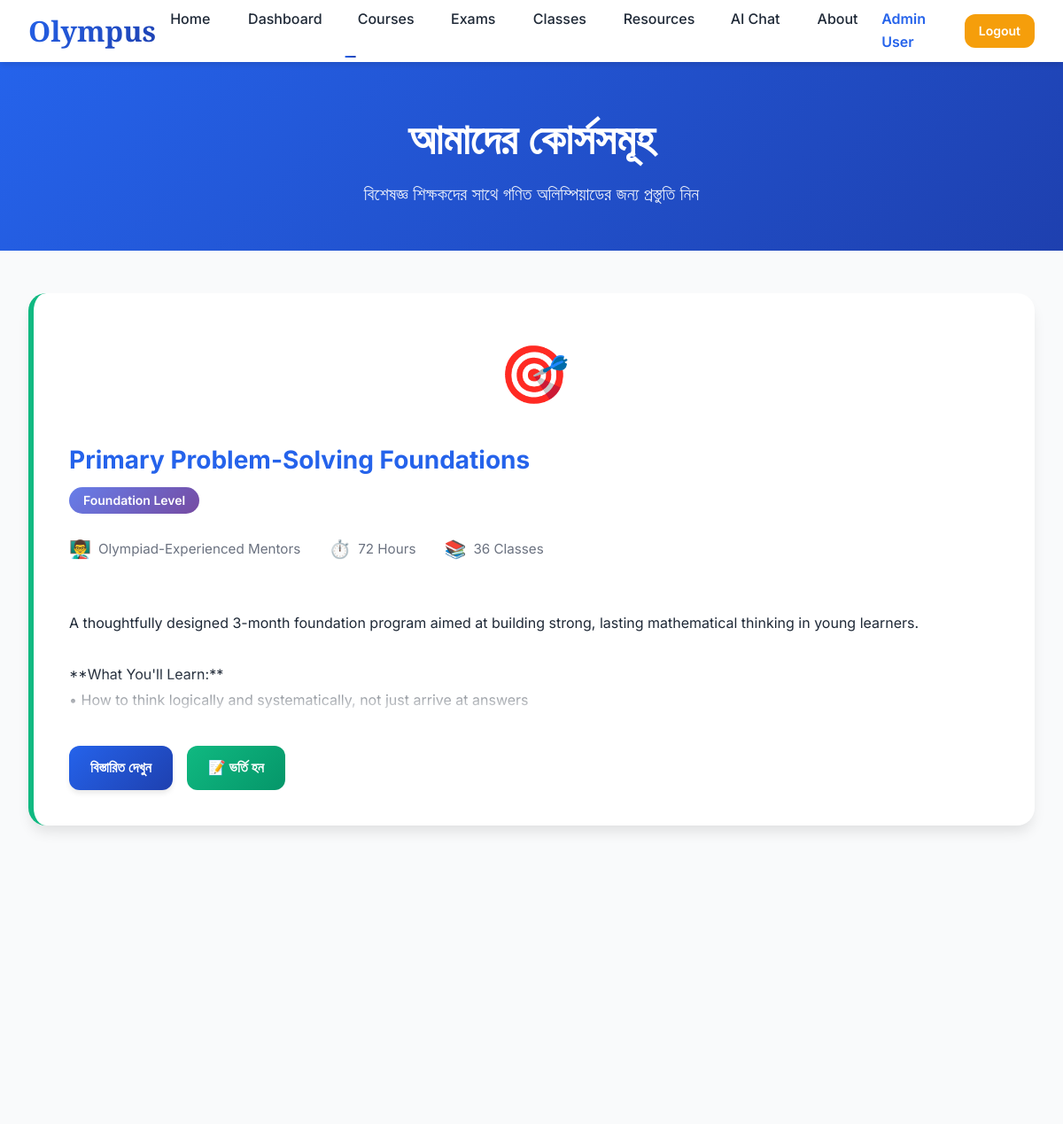
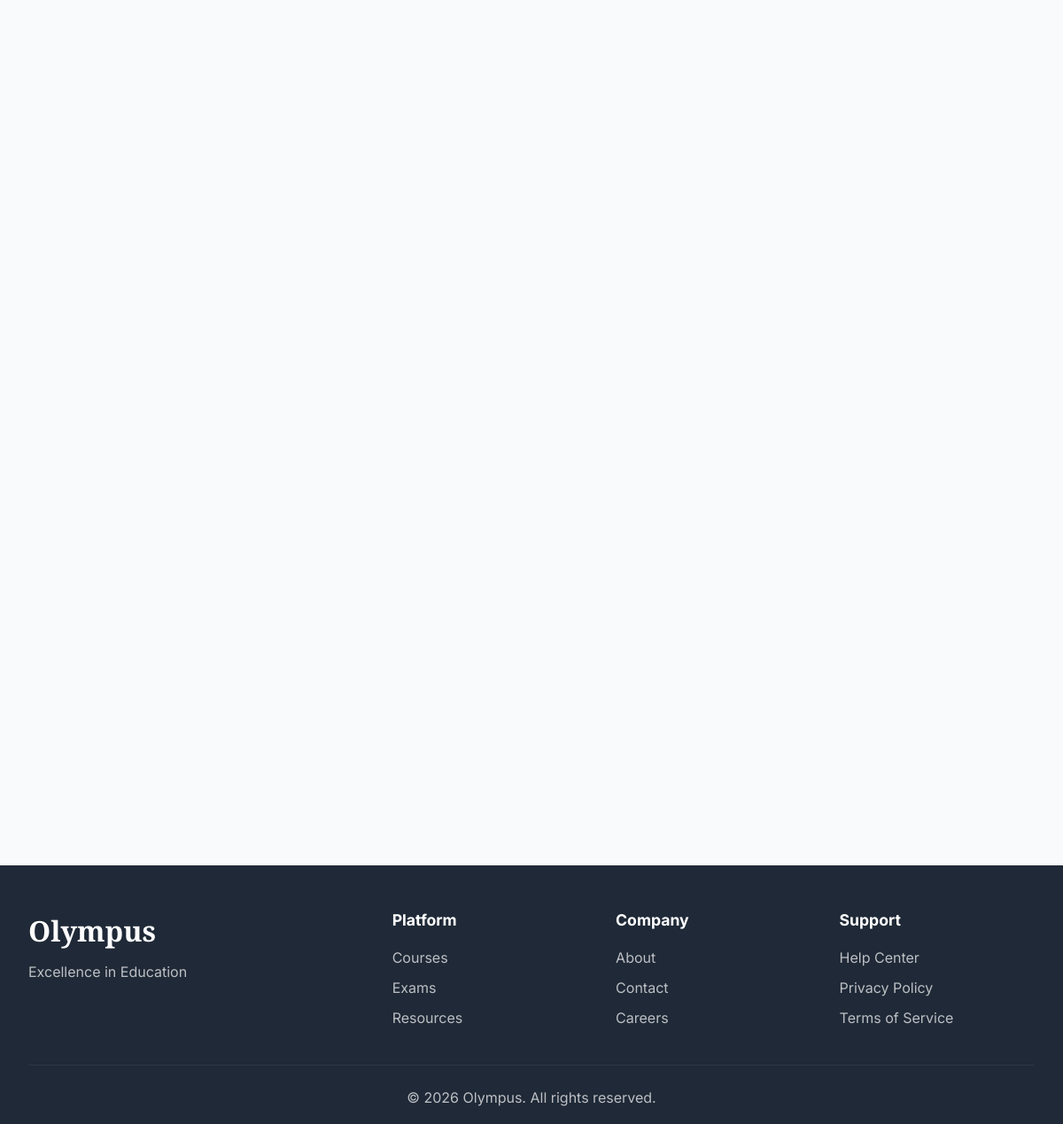
The page /courses (signed in) on the database its author committed (2 pictures, top to bottom).
### models.py (models this page shows, shortened)
class Course(db.Model):
    __tablename__ = 'courses'
    id = db.Column(db.Integer, primary_key=True)
    title = db.Column(db.String(200), nullable=False)
    description = db.Column(db.Text, nullable=False)
    instructor_name = db.Column(db.String(100), nullable=False)
    duration_hours = db.Column(db.Integer, default=0)
    lesson_count = db.Column(db.Integer, default=0)
    difficulty = db.Column(db.String(20), default='intermediate')  # beginner, intermediate, advanced
    category = db.Column(db.String(50), default='mathematics')
    image_url = db.Column(db.String(500))
    is_published = db.Column(db.Boolean, default=True)
    created_at = db.Column(db.DateTime, default=datetime.utcnow)
    exams = db.relationship('Exam', backref='course', lazy='dynamic', cascade='all, delete-orphan')

### app.py (the view)
@app.route('/courses')
def courses():
    all_courses = Course.query.filter_by(is_published=True).all()
    return render_template('courses.html', courses=all_courses)

### app.py (called while the page is built)
@app.context_processor
def inject_user():
    return dict(user=session.get('user'))

### templates/courses.html (shortened to what this page needs)
{% extends "base.html" %}
{% block content %}
<section class="page-header">
    <div class="page-header-container">
        <h1>আমাদের কোর্সসমূহ</h1>
        <p>বিশেষজ্ঞ শিক্ষকদের সাথে গণিত অলিম্পিয়াডের জন্য প্রস্তুতি নিন</p>
    </div>
</section>
<section class="courses-section">
    <div class="courses-container">
        {% for course in courses %}
        <div
            class="course-card {% if course.difficulty == 'beginner' %}course-primary{% elif course.difficulty == 'intermediate' %}course-intermediate{% else %}course-advanced{% endif %}">
            <div class="course-icon">
                {{ course.image_url }}
            </div>
            <div class="course-header">
                <h2>{{ course.title }}</h2>
                <span class="course-level">
                    {% if course.difficulty == 'beginner' %}Foundation Level
                    {% elif course.difficulty == 'intermediate' %}Intermediate Level
                    {% else %}Advanced Level{% endif %}
                </span>
            </div>
            <div class="course-meta">
                <div class="meta-item">
                    <span class="icon">👨‍🏫</span>
                    <span>{{ course.instructor_name }}</span>
                </div>
                <div class="meta-item">
                    <span class="icon">⏱️</span>
                    <span>{{ course.duration_hours }} Hours</span>
                </div>
                <div class="meta-item">
                    <span class="icon">📚</span>
                    <span>{{ course.lesson_count }} Classes</span>
                </div>
            </div>
            <div class="course-description">
                {{ course.description | safe }}
            </div>
            <div class="course-actions">
                <a href="#" class="btn btn-primary view-details" data-course-id="{{ course.id }}">
                    বিস্তারিত দেখুন
                </a>
                <a href="https://forms.google.com" target="_blank" class="btn btn-outline enroll-btn">
                    📝 ভর্তি হন
                </a>
            </div>
        </div>
        {% endfor %}
    </div>
</section>
{% endblock %}

### static/css/style.css (style rules this page uses)
* { margin: 0; padding: 0; box-sizing: border-box; }
:root { --primary-blue: #2563eb; --primary-dark: #1e40af; --primary-light: #3b82f6; --gold: #f59e0b; --gold-dark: #d97706; --text-dark: #1f2937; --text-light: #6b7280; --bg-light: #f9fafb; --bg-white: #ffffff; --gradient-primary: linear-gradient(135deg, #2563eb 0%, #1e40af 100%); --gradient-gold: linear-gradient(135deg, #f59e0b 0%, #d97706 100%); --gradient-hero: linear-gradient(135deg, #eff6ff 0%, #dbeafe 100%); --font-primary: 'Inter', -apple-system, BlinkMacSystemFont, sans-serif; --font-display: 'Playfair Display', Georgia, serif; --shadow-sm: 0 1px 2px 0 rgba(0, 0, 0, 0.05); --shadow-md: 0 4px 6px -1px rgba(0, 0, 0, 0.1); --shadow-lg: 0 10px 15px -3px rgba(0, 0, 0, 0.1); --shadow-xl: 0 20px 25px -5px rgba(0, 0, 0, 0.1); --transition-fast: 0.2s ease; --transition-base: 0.3s ease; --transition-slow: 0.5s ease; }
body { font-family: var(--font-primary); color: var(--text-dark); background: var(--bg-white); line-height: 1.6; overflow-x: hidden; }
.btn { display: inline-block; padding: 0.75rem 1.5rem; border-radius: 12px; font-weight: 600; text-decoration: none; text-align: center; cursor: pointer; border: none; transition: all var(--transition-base); font-family: var(--font-primary); font-size: 1rem; }
.btn-primary { background: var(--gradient-primary); color: white; box-shadow: var(--shadow-md); }
.btn-outline { background: transparent; color: var(--primary-blue); border: 2px solid var(--primary-blue); }
.page-header { background: var(--gradient-primary); padding: 3rem 2rem; text-align: center; color: white; animation: fadeInUp 0.5s ease-out; }
.page-header-container h1 { font-family: var(--font-display); font-size: 3rem; margin-bottom: 0.5rem; }
.page-header-container p { font-size: 1.25rem; opacity: 0.9; }
.courses-section { padding: 3rem 2rem; background: var(--bg-light); min-height: 60vh; }
.courses-container { max-width: 1400px; margin: 0 auto; }
.course-card { background: white; border-radius: 16px; overflow: hidden; box-shadow: var(--shadow-md); transition: all var(--transition-base); animation: fadeInUp 0.5s ease-out; }
.course-meta { display: flex; gap: 1.5rem; margin-bottom: 1rem; font-size: 0.875rem; color: var(--text-light); }

### templates/courses.html (style rules this page uses)
.courses-section { padding: 3rem 2rem; background: var(--bg-light); min-height: calc(100vh - 70px); }
.courses-container { max-width: 1200px; margin: 0 auto; display: grid; gap: 2rem; }
.course-card { background: white; border-radius: 20px; padding: 2.5rem; box-shadow: var(--shadow-lg); transition: transform 0.3s ease, box-shadow 0.3s ease; border-left: 6px solid var(--primary-blue); }
.course-primary { border-left-color: #10b981; }
.course-icon { font-size: 4rem; margin-bottom: 1.5rem; text-align: center; }
.course-header { margin-bottom: 1.5rem; }
.course-header h2 { font-size: 1.75rem; color: var(--primary-blue); margin-bottom: 0.5rem; }
.course-level { display: inline-block; padding: 0.25rem 1rem; background: linear-gradient(135deg, #667eea 0%, #764ba2 100%); color: white; border-radius: 20px; font-size: 0.875rem; font-weight: 600; }
.course-meta { display: flex; gap: 2rem; margin-bottom: 1.5rem; flex-wrap: wrap; }
.meta-item { display: flex; align-items: center; gap: 0.5rem; font-size: 0.95rem; color: var(--text-light); }
.meta-item .icon { font-size: 1.25rem; }
.course-description { color: var(--text-dark); line-height: 1.8; margin-bottom: 2rem; white-space: pre-line; max-height: 150px; overflow: hidden; position: relative; }
.course-description::after { content: ''; position: absolute; bottom: 0; left: 0; right: 0; height: 50px; background: linear-gradient(transparent, white); }
.course-actions { display: flex; gap: 1rem; flex-wrap: wrap; }
.enroll-btn { background: linear-gradient(135deg, #10b981 0%, #059669 100%); color: white; border: none; }

### rows shown on the page
Course: image_url "🎯", title "Primary Problem-Solving Foundations", difficulty "Foundation Level", instructor_name "Olympiad-Experienced Mentors", duration_hours "72", lesson_count "36", description "A thoughtfully designed 3-month foundation program aimed at building strong, lasting mathematical thinking in young learners. **What You'll Learn:** • How to think logically and systematically, not just arrive at answers…"

### other values the page prints
{{ user.name }} "Admin User"
